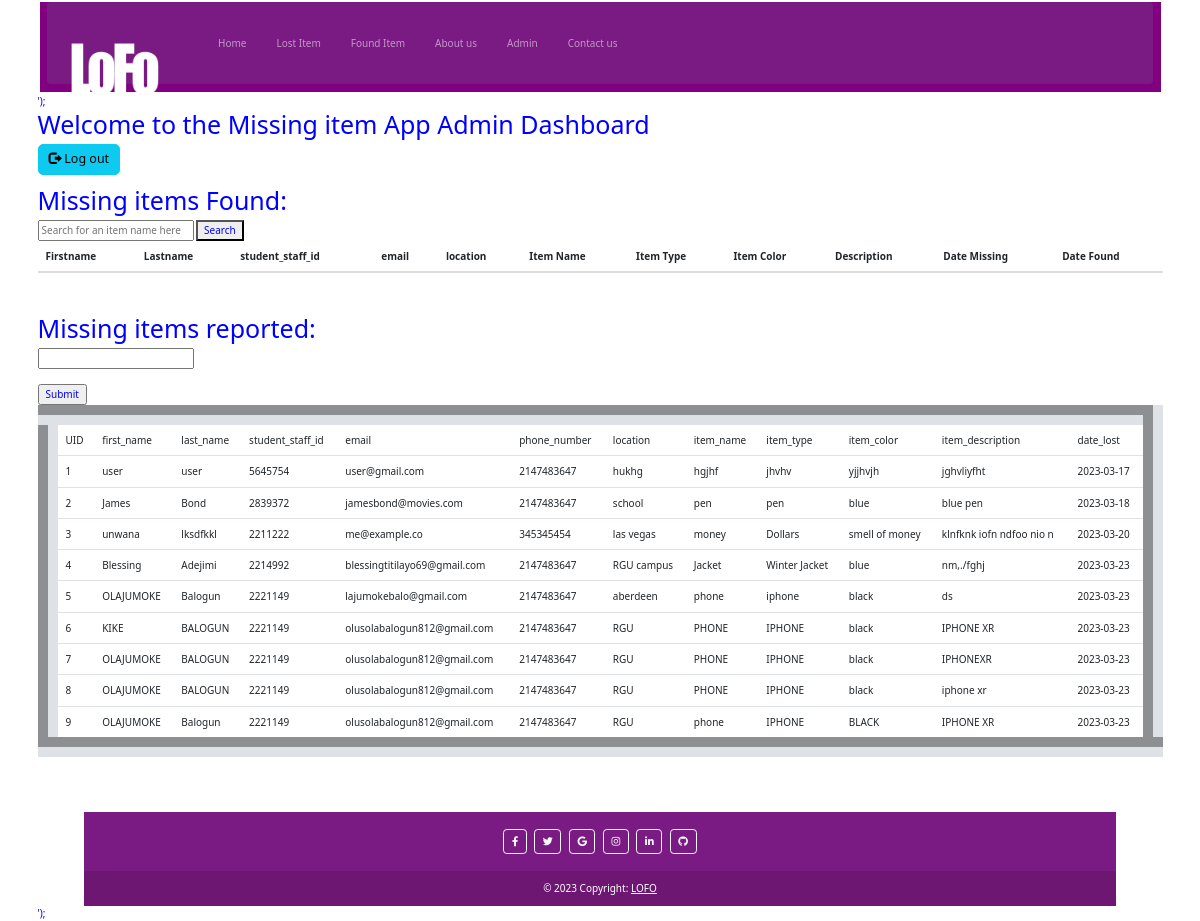
The page /admin1.php on the database its author committed.
### tables this page shows
CREATE TABLE `lost_tb` (
  `UID` int(11) NOT NULL AUTO_INCREMENT,
  `first_name` varchar(150) NOT NULL,
  `last_name` varchar(150) NOT NULL,
  `student_staff_id` int(11) NOT NULL,
  `email` varchar(255) NOT NULL,
  `phone_number` int(11) NOT NULL,
  `location` varchar(150) NOT NULL,
  `item_name` varchar(100) NOT NULL,
  `item_type` varchar(50) NOT NULL,
  `item_color` varchar(50) NOT NULL,
  `item_description` text,
  `date_lost` date NOT NULL,
  PRIMARY KEY (`UID`)
);

### admin1.php (the view, shortened to what this page needs)
<!DOCTYPE html>
<html>
<?php
readfile('header.php');
?>
<head>
    <link rel="stylesheet" href="https://maxcdn.bootstrapcdn.com/bootstrap/3.3.7/css/bootstrap.min.css">
</head>
<body style="color:blue;" class="container"><br>
    <div class="page-content">
        <h1>Welcome to the Missing item App Admin Dashboard </h1>
        <p><a href="logout.php" class="btn btn-info btn-lg">
                <span class="glyphicon glyphicon-log-out"></span> Log out</a>
        </p>
        <h1>Missing items Found: </h1>
        <section>
            <input id="keyword" size="20" placeholder="Search for an item name here">
            <button id="searchButton">Search</button>
        </section>
        <table id="losttable" class="table" >
            <thead class="thead-light">
                <tr class="thead-light">
                    <th>Firstname</th>
                    <th>Lastname</th>
                    <th>student_staff_id</th>
                    <th>email</th>
                    <th>location</th>
                    <th>Item Name</th>
                    <th>Item Type</th>
                    <th>Item Color</th>
                    <th>Description</th>
                    <th>Date Missing</th>
                    <th>Date Found</th>
                </tr>
            </thead>
        </table>
    </div><br><br>
    <div class="page-content">
        <h1>Missing items reported: </h1>
        <?php
        $db = new mysqli(MYSQL_HOST, MYSQL_USER, MYSQL_PASSWORD, MYSQL_DATABASE);
        $sql = 'SELECT * FROM lost_tb';
        $all_property = array();
        echo '<form action="" method="post">
        <input type="text" name="search" placeholder=""><br><br>
        <input type="submit" name="search"  </form>';
        $result =  mysqli_query($db, $sql);
        echo '<table  class="table" border=20 >
        <tr class="data-heading" class="table">';
        while ($property = mysqli_fetch_field($result)) {
            echo '<td>' . " " .  $property->name . "  " . "  " . '</td>';
            $all_property[] = $property->name;
        }
        echo '</tr>';
        while ($row = mysqli_fetch_array($result)) {
            echo '<tr class="table">';
            foreach ($all_property as $item) {
                echo '<td>' . $row[$item] . '</td>';
            }
            echo '</tr>';
        }
        echo '</table>';
        ?><br>
    </div><br>
</body><br>
<?php
readfile('footer.php');
?>
</html>

### assets/css/header.css (style rules this page uses)
header { background-color: purple; height: 90px; display: flex; align-items: center; justify-content: space-between; margin: 2px; }
nav ul { list-style: none; margin: 10px; padding: 10px; display: flex; }
nav li { margin: 0 10px; margin-right: 10px; margin-left: 10px; }
nav a { font-size: 20px; color: white; text-decoration: none; }

### rows shown on the page
lost_tb: UID "1", first_name "user", last_name "user", student_staff "5645754", email "user@gmail.com", phone_number "2147483647", location "hukhg", item_name "hgjhf", item_type "jhvhv", item_color "yjjhvjh", item_description "jghvliyfht", date_lost "2023-03-17"
lost_tb: UID "2", first_name "James", last_name "Bond", student_staff "2839372", email "jamesbond@movies.com", phone_number "2147483647", location "school", item_name "pen", item_type "pen", item_color "blue", item_description "blue pen", date_lost "2023-03-18"
lost_tb: UID "3", first_name "unwana", last_name "lksdfkkl", student_staff "2211222", email "me@example.co", phone_number "345345454", location "las vegas", item_name "money", item_type "Dollars", item_color "smell of money", item_description "klnfknk iofn ndfoo nio n", date_lost "2023-03-20"
lost_tb: UID "4", first_name "Blessing", last_name "Adejimi", student_staff "2214992", email "blessingtitilayo69@gmail.com", phone_number "2147483647", location "RGU campus", item_name "Jacket", item_type "Winter Jacket", item_color "blue", item_description "nm,./fghj", date_lost "2023-03-23"
lost_tb: UID "5", first_name "OLAJUMOKE", last_name "Balogun", student_staff "2221149", email "lajumokebalo@gmail.com", phone_number "2147483647", location "aberdeen", item_name "phone", item_type "iphone", item_color "black", item_description "ds", date_lost "2023-03-23"
lost_tb: UID "6", first_name "KIKE", last_name "BALOGUN", student_staff "2221149", email "olusolabalogun812@gmail.com", phone_number "2147483647", location "RGU", item_name "PHONE", item_type "IPHONE", item_color "black", item_description "IPHONE XR", date_lost "2023-03-23"
lost_tb: UID "7", first_name "OLAJUMOKE", last_name "BALOGUN", student_staff "2221149", email "olusolabalogun812@gmail.com", phone_number "2147483647", location "RGU", item_name "PHONE", item_type "IPHONE", item_color "black", item_description "IPHONEXR", date_lost "2023-03-23"
lost_tb: UID "8", first_name "OLAJUMOKE", last_name "BALOGUN", student_staff "2221149", email "olusolabalogun812@gmail.com", phone_number "2147483647", location "RGU", item_name "PHONE", item_type "IPHONE", item_color "black", item_description "iphone xr", date_lost "2023-03-23"
lost_tb: UID "9", first_name "OLAJUMOKE", last_name "Balogun", student_staff "2221149", email "olusolabalogun812@gmail.com", phone_number "2147483647", location "RGU", item_name "phone", item_type "IPHONE", item_color "BLACK", item_description "IPHONE XR", date_lost "2023-03-23"

### other values the page prints
$property->name "UID"
$property->name "first_name"
$property->name "last_name"
$property->name "student_staff_id"
$property->name "email"
$property->name "phone_number"
$property->name "location"
$property->name "item_name"
$property->name "item_type"
$property->name "item_color"
$property->name "item_description"
$property->name "date_lost"
